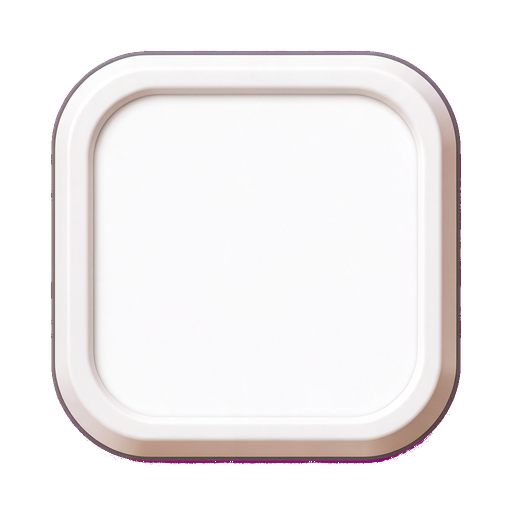
#> input picture assets/ui/src/panel_dialog.png, 512 x 512 px, given in place of btn_chip.png, which was not available
$ python center_ui_png.py
#> lines starting #> are read from the running program, lines starting #| are printed output that depends on the picture; pictures that were not available may be replaced by others from this repository, and a replacement may not be noted
"""Clean magenta fringe, crop, and center UI PNGs on their original canvas."""

from __future__ import annotations

import sys
from pathlib import Path

from PIL import Image

ROOT = Path(__file__).resolve().parents[1]
SRC = ROOT / "assets" / "ui" / "src"

# Icons/stars: keep subject near 70% of the canvas after centering.
SCALE_TO_FIT = {
    "icon_back.png": 0.70,
    "icon_sound_on.png": 0.70,
    "spark.png": 0.70,
    "star_on.png": 0.70,
    "star_off.png": 0.70,
}


def is_magenta_fringe(r: int, g: int, b: int, a: int) -> bool:
    if a <= 12:
        return True
    if r >= 180 and b >= 180 and g <= 190 and (r - g) >= 40 and (b - g) >= 40:
        return True
    return False


def clean_fringe(im: Image.Image) -> Image.Image:
    im = im.convert("RGBA")
    px = im.load()
    w, h = im.size
    for y in range(h):
        for x in range(w):
            r, g, b, a = px[x, y]
            if is_magenta_fringe(r, g, b, a):
                px[x, y] = (0, 0, 0, 0)
    return im


def content_bbox(im: Image.Image, alpha_min: int = 24) -> tuple[int, int, int, int] | None:
    w, h = im.size
    px = im.load()
    min_x, min_y, max_x, max_y = w, h, -1, -1
    for y in range(h):
        for x in range(w):
            if px[x, y][3] >= alpha_min:
                if x < min_x:
                    min_x = x
                if y < min_y:
                    min_y = y
                if x > max_x:
                    max_x = x
                if y > max_y:
                    max_y = y
    if max_x < 0:
        return None
    return min_x, min_y, max_x + 1, max_y + 1


def center_on_canvas(
    subject: Image.Image, canvas_size: tuple[int, int], max_ratio: float | None
) -> Image.Image:
    cw, ch = canvas_size
    sw, sh = subject.size
    if max_ratio:
        limit_w = max(1, int(cw * max_ratio))
        limit_h = max(1, int(ch * max_ratio))
        scale = min(limit_w / sw, limit_h / sh, 1.0)
        if scale < 0.999:
            nw = max(1, int(round(sw * scale)))
            nh = max(1, int(round(sh * scale)))
            subject = subject.resize((nw, nh), Image.Resampling.LANCZOS)
            sw, sh = subject.size
    canvas = Image.new("RGBA", (cw, ch), (0, 0, 0, 0))
    x = (cw - sw) // 2
    y = (ch - sh) // 2
    canvas.alpha_composite(subject, (x, y))
    return canvas


def process(path: Path) -> None:
    src = Image.open(path)
    canvas_size = src.size
    cleaned = clean_fringe(src)
    box = content_bbox(cleaned)
    if not box:
        raise SystemExit(f"no opaque content: {path}")
    subject = cleaned.crop(box)
    out = center_on_canvas(subject, canvas_size, SCALE_TO_FIT.get(path.name))
    out.save(path, "PNG")
    nb = content_bbox(out)
    print(
        f"{path.name}: {canvas_size[0]}x{canvas_size[1]} "
        f"content {box[2] - box[0]}x{box[3] - box[1]} -> "
        f"{(nb[2] - nb[0]) if nb else 0}x{(nb[3] - nb[1]) if nb else 0} "
        f"pad L{nb[0] if nb else 0} T{nb[1] if nb else 0} "
        f"R{canvas_size[0] - (nb[2] if nb else 0)} "
        f"B{canvas_size[1] - (nb[3] if nb else 0)}"
    )


def main() -> None:
    names = sys.argv[1:] or [
        "btn_chip.png",
        "icon_back.png",
        "icon_sound_on.png",
        "spark.png",
        "star_on.png",
        "star_off.png",
    ]
    for name in names:
        process(SRC / name)
#> in process, src is the input picture: PIL image 512x512 RGBA; mean R, G, B, A 145.7, 141.9, 142.6, 155.7
#> in process, `box = content_bbox(cleaned)`: box = (51, 51, 461, 466)
#> in process, `subject = cleaned.crop(box)`:
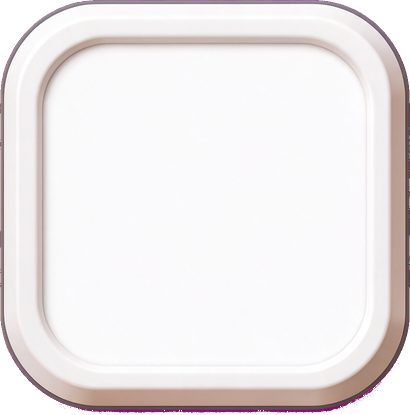
#> subject: PIL image 410x415 RGBA; mean R, G, B, A 223.3, 218.3, 219.1, 239.9; transparent parts drawn white
#> in center_on_canvas, `canvas = Image.new("RGBA", (cw, ch), (0, 0, 0, 0))`: canvas: PIL image 512x512 RGBA; every value is 0
#> in center_on_canvas, `canvas.alpha_composite(subject, (x, y))`:
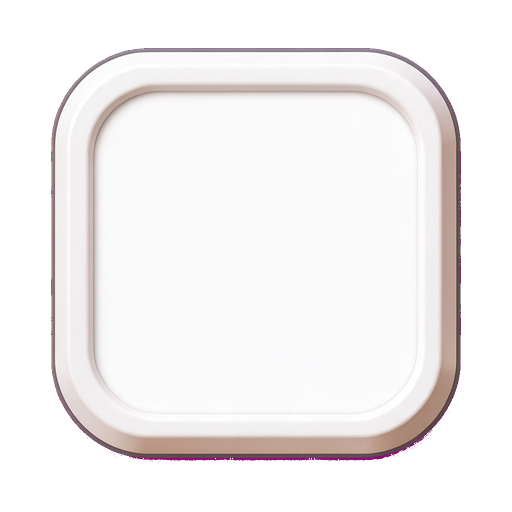
#> canvas: PIL image 512x512 RGBA; mean R, G, B, A 144.9, 141.7, 142.2, 155.7; transparent parts drawn white
#> in process, `nb = content_bbox(out)`: nb = (51, 48, 461, 463)
#| btn_chip.png: 512x512 content 410x415 -> 410x415 pad L51 T48 R51 B49
#> pass 2 of the loop in main, `for name in names:`:
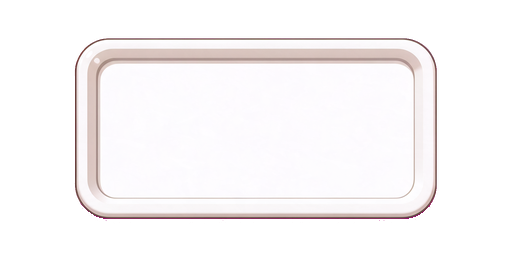
#> input picture assets/ui/src/panel_tray.png, 512 x 256 px, given in place of icon_back.png, which was not available
#> in process, src is the input picture: PIL image 512x256 RGBA; mean R, G, B, A 120.3, 116.9, 117.7, 125.2
#> cleaned: PIL image 512x256 RGBA
#> box = (75, 38, 437, 221)
#> in center_on_canvas (call 2), `subject = subject.resize((nw, nh), Image.Resampling.LANCZOS)`:
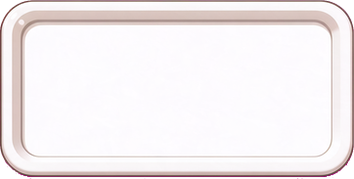
#> subject: PIL image 354x179 RGBA; mean R, G, B, A 237.6, 230.9, 233.1, 247.6; transparent parts drawn white
#> in center_on_canvas (call 2), `canvas.alpha_composite(subject, (x, y))`:
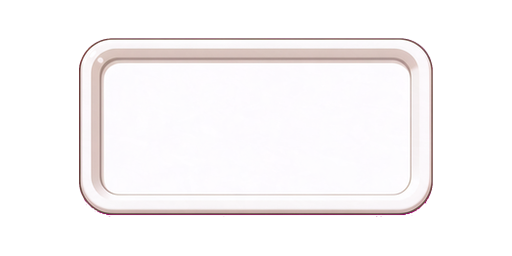
#> canvas: PIL image 512x256 RGBA; mean R, G, B, A 114.8, 111.6, 112.7, 119.7; transparent parts drawn white
#> nb = (79, 38, 433, 217)
#| icon_back.png: 512x256 content 362x183 -> 354x179 pad L79 T38 R79 B39


if __name__ == "__main__":
    main()
